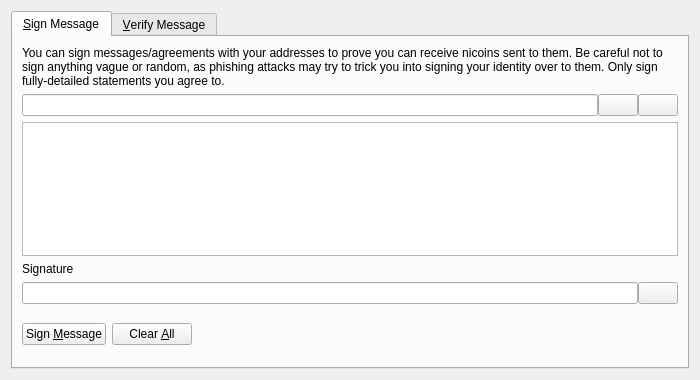
<?xml version="1.0" encoding="UTF-8"?>
<ui version="4.0">
 <class>SignVerifyMessageDialog</class>
 <widget class="QDialog" name="SignVerifyMessageDialog">
  <property name="geometry">
   <rect>
    <x>0</x>
    <y>0</y>
    <width>700</width>
    <height>380</height>
   </rect>
  </property>
  <property name="windowTitle">
   <string>Signatures - Sign / Verify a Message</string>
  </property>
  <property name="modal">
   <bool>true</bool>
  </property>
  <layout class="QVBoxLayout" name="verticalLayout">
   <item>
    <widget class="QTabWidget" name="tabWidget">
     <property name="currentIndex">
      <number>0</number>
     </property>
     <widget class="QWidget" name="tabSignMessage">
      <attribute name="title">
       <string>&amp;Sign Message</string>
      </attribute>
      <layout class="QVBoxLayout" name="verticalLayout_SM">
       <item>
        <widget class="QLabel" name="infoLabel_SM">
         <property name="text">
          <string>You can sign messages/agreements with your addresses to prove you can receive nicoins sent to them. Be careful not to sign anything vague or random, as phishing attacks may try to trick you into signing your identity over to them. Only sign fully-detailed statements you agree to.</string>
         </property>
         <property name="textFormat">
          <enum>Qt::PlainText</enum>
         </property>
         <property name="wordWrap">
          <bool>true</bool>
         </property>
        </widget>
       </item>
       <item>
        <layout class="QHBoxLayout" name="horizontalLayout_1_SM">
         <property name="spacing">
          <number>0</number>
         </property>
         <item>
          <widget class="QValidatedLineEdit" name="addressIn_SM">
           <property name="toolTip">
            <string>The Nicoin address to sign the message with</string>
           </property>
          </widget>
         </item>
         <item>
          <widget class="QPushButton" name="addressBookButton_SM">
           <property name="toolTip">
            <string>Choose previously used address</string>
           </property>
           <property name="text">
            <string/>
           </property>
           <property name="icon">
            <iconset resource="../bitcoin.qrc">
             <normaloff>:/icons/address-book</normaloff>:/icons/address-book</iconset>
           </property>
           <property name="shortcut">
            <string>Alt+A</string>
           </property>
           <property name="autoDefault">
            <bool>false</bool>
           </property>
          </widget>
         </item>
         <item>
          <widget class="QPushButton" name="pasteButton_SM">
           <property name="toolTip">
            <string>Paste address from clipboard</string>
           </property>
           <property name="text">
            <string/>
           </property>
           <property name="icon">
            <iconset resource="../bitcoin.qrc">
             <normaloff>:/icons/editpaste</normaloff>:/icons/editpaste</iconset>
           </property>
           <property name="shortcut">
            <string>Alt+P</string>
           </property>
           <property name="autoDefault">
            <bool>false</bool>
           </property>
          </widget>
         </item>
        </layout>
       </item>
       <item>
        <widget class="QPlainTextEdit" name="messageIn_SM">
         <property name="toolTip">
          <string>Enter the message you want to sign here</string>
         </property>
        </widget>
       </item>
       <item>
        <widget class="QLabel" name="signatureLabel_SM">
         <property name="text">
          <string>Signature</string>
         </property>
         <property name="textFormat">
          <enum>Qt::PlainText</enum>
         </property>
        </widget>
       </item>
       <item>
        <layout class="QHBoxLayout" name="horizontalLayout_2_SM">
         <property name="spacing">
          <number>0</number>
         </property>
         <item>
          <widget class="QLineEdit" name="signatureOut_SM">
           <property name="font">
            <font>
             <italic>true</italic>
            </font>
           </property>
           <property name="readOnly">
            <bool>true</bool>
           </property>
          </widget>
         </item>
         <item>
          <widget class="QPushButton" name="copySignatureButton_SM">
           <property name="toolTip">
            <string>Copy the current signature to the system clipboard</string>
           </property>
           <property name="text">
            <string/>
           </property>
           <property name="icon">
            <iconset resource="../bitcoin.qrc">
             <normaloff>:/icons/editcopy</normaloff>:/icons/editcopy</iconset>
           </property>
           <property name="autoDefault">
            <bool>false</bool>
           </property>
          </widget>
         </item>
        </layout>
       </item>
       <item>
        <layout class="QHBoxLayout" name="horizontalLayout_3_SM">
         <item>
          <widget class="QPushButton" name="signMessageButton_SM">
           <property name="toolTip">
            <string>Sign the message to prove you own this Nicoin address</string>
           </property>
           <property name="text">
            <string>Sign &amp;Message</string>
           </property>
           <property name="icon">
            <iconset resource="../bitcoin.qrc">
             <normaloff>:/icons/edit</normaloff>:/icons/edit</iconset>
           </property>
           <property name="autoDefault">
            <bool>false</bool>
           </property>
          </widget>
         </item>
         <item>
          <widget class="QPushButton" name="clearButton_SM">
           <property name="toolTip">
            <string>Reset all sign message fields</string>
           </property>
           <property name="text">
            <string>Clear &amp;All</string>
           </property>
           <property name="icon">
            <iconset resource="../bitcoin.qrc">
             <normaloff>:/icons/remove</normaloff>:/icons/remove</iconset>
           </property>
           <property name="autoDefault">
            <bool>false</bool>
           </property>
          </widget>
         </item>
         <item>
          <spacer name="horizontalSpacer_1_SM">
           <property name="orientation">
            <enum>Qt::Horizontal</enum>
           </property>
           <property name="sizeHint" stdset="0">
            <size>
             <width>40</width>
             <height>48</height>
            </size>
           </property>
          </spacer>
         </item>
         <item>
          <widget class="QLabel" name="statusLabel_SM">
           <property name="font">
            <font>
             <weight>75</weight>
             <bold>true</bold>
            </font>
           </property>
           <property name="text">
            <string/>
           </property>
           <property name="wordWrap">
            <bool>true</bool>
           </property>
          </widget>
         </item>
         <item>
          <spacer name="horizontalSpacer_2_SM">
           <property name="orientation">
            <enum>Qt::Horizontal</enum>
           </property>
           <property name="sizeHint" stdset="0">
            <size>
             <width>40</width>
             <height>48</height>
            </size>
           </property>
          </spacer>
         </item>
        </layout>
       </item>
      </layout>
     </widget>
     <widget class="QWidget" name="tabVerifyMessage">
      <attribute name="title">
       <string>&amp;Verify Message</string>
      </attribute>
      <layout class="QVBoxLayout" name="verticalLayout_VM">
       <item>
        <widget class="QLabel" name="infoLabel_VM">
         <property name="text">
          <string>Enter the receiver's address, message (ensure you copy line breaks, spaces, tabs, etc. exactly) and signature below to verify the message. Be careful not to read more into the signature than what is in the signed message itself, to avoid being tricked by a man-in-the-middle attack. Note that this only proves the signing party receives with the address, it cannot prove sendership of any transaction!</string>
         </property>
         <property name="textFormat">
          <enum>Qt::PlainText</enum>
         </property>
         <property name="alignment">
          <set>Qt::AlignLeading|Qt::AlignLeft|Qt::AlignTop</set>
         </property>
         <property name="wordWrap">
          <bool>true</bool>
         </property>
        </widget>
       </item>
       <item>
        <layout class="QHBoxLayout" name="horizontalLayout_1_VM">
         <property name="spacing">
          <number>0</number>
         </property>
         <item>
          <widget class="QValidatedLineEdit" name="addressIn_VM">
           <property name="toolTip">
            <string>The Nicoin address the message was signed with</string>
           </property>
          </widget>
         </item>
         <item>
          <widget class="QPushButton" name="addressBookButton_VM">
           <property name="toolTip">
            <string>Choose previously used address</string>
           </property>
           <property name="text">
            <string/>
           </property>
           <property name="icon">
            <iconset resource="../bitcoin.qrc">
             <normaloff>:/icons/address-book</normaloff>:/icons/address-book</iconset>
           </property>
           <property name="shortcut">
            <string>Alt+A</string>
           </property>
           <property name="autoDefault">
            <bool>false</bool>
           </property>
          </widget>
         </item>
        </layout>
       </item>
       <item>
        <widget class="QPlainTextEdit" name="messageIn_VM"/>
       </item>
       <item>
        <widget class="QValidatedLineEdit" name="signatureIn_VM"/>
       </item>
       <item>
        <layout class="QHBoxLayout" name="horizontalLayout_2_VM">
         <item>
          <widget class="QPushButton" name="verifyMessageButton_VM">
           <property name="toolTip">
            <string>Verify the message to ensure it was signed with the specified Nicoin address</string>
           </property>
           <property name="text">
            <string>Verify &amp;Message</string>
           </property>
           <property name="icon">
            <iconset resource="../bitcoin.qrc">
             <normaloff>:/icons/transaction_0</normaloff>:/icons/transaction_0</iconset>
           </property>
           <property name="autoDefault">
            <bool>false</bool>
           </property>
          </widget>
         </item>
         <item>
          <widget class="QPushButton" name="clearButton_VM">
           <property name="toolTip">
            <string>Reset all verify message fields</string>
           </property>
           <property name="text">
            <string>Clear &amp;All</string>
           </property>
           <property name="icon">
            <iconset resource="../bitcoin.qrc">
             <normaloff>:/icons/remove</normaloff>:/icons/remove</iconset>
           </property>
           <property name="autoDefault">
            <bool>false</bool>
           </property>
          </widget>
         </item>
         <item>
          <spacer name="horizontalSpacer_1_VM">
           <property name="orientation">
            <enum>Qt::Horizontal</enum>
           </property>
           <property name="sizeHint" stdset="0">
            <size>
             <width>40</width>
             <height>48</height>
            </size>
           </property>
          </spacer>
         </item>
         <item>
          <widget class="QLabel" name="statusLabel_VM">
           <property name="font">
            <font>
             <weight>75</weight>
             <bold>true</bold>
            </font>
           </property>
           <property name="text">
            <string/>
           </property>
           <property name="wordWrap">
            <bool>true</bool>
           </property>
          </widget>
         </item>
         <item>
          <spacer name="horizontalSpacer_2_VM">
           <property name="orientation">
            <enum>Qt::Horizontal</enum>
           </property>
           <property name="sizeHint" stdset="0">
            <size>
             <width>40</width>
             <height>48</height>
            </size>
           </property>
          </spacer>
         </item>
        </layout>
       </item>
      </layout>
     </widget>
    </widget>
   </item>
  </layout>
 </widget>
 <customwidgets>
  <customwidget>
   <class>QValidatedLineEdit</class>
   <extends>QLineEdit</extends>
   <header>qvalidatedlineedit.h</header>
  </customwidget>
 </customwidgets>
 <resources>
  <include location="../bitcoin.qrc"/>
 </resources>
 <connections/>
</ui>
